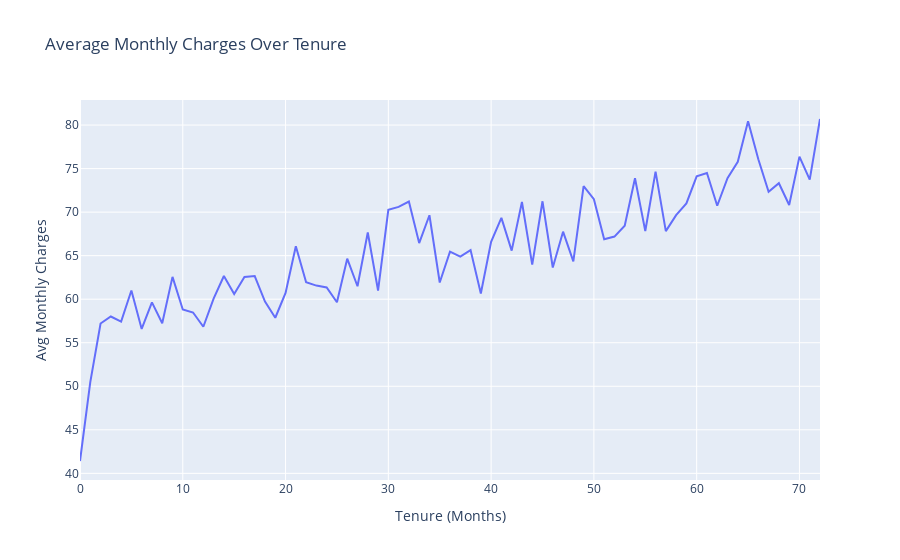

The notebook cell saved with this chart:
### Code cell
df_grouped = df.groupby("tenure")["MonthlyCharges"].mean().reset_index()
fig5 = px.line(df_grouped, x="tenure", y="MonthlyCharges",title="Average Monthly Charges Over Tenure",labels={"tenure": "Tenure (Months)", "MonthlyCharges": "Avg Monthly Charges"})
fig5.show()

### Figure 1 — Plotly figure (JSON) as saved in the notebook; plotly's stock layout.template omitted (floating-point values rounded to 4 significant figures)
{"data": [{"hovertemplate": "Tenure (Months)=%{x}<br>Avg Monthly Charges=%{y}<extra></extra>", "legendgroup": "", "line": {"color": "#636efa", "dash": "solid"}, "marker": {"symbol": "circle"}, "mode": "lines", "name": "", "orientation": "v", "showlegend": false, "type": "scatter", "x": [0, 1, 2, 3, 4, 5, 6, 7, 8, 9, 10, 11, 12, 13, 14, 15, 16, 17, 18, 19, 20, 21, 22, 23, 24, 25, 26, 27, 28, 29, 30, 31, 32, 33, 34, 35, 36, 37, 38, 39, 40, 41, 42, 43, 44, 45, 46, 47, 48, 49, 50, 51, 52, 53, 54, 55, 56, 57, 58, 59, 60, 61, 62, 63, 64, 65, 66, 67, 68, 69, 70, 71, 72], "xaxis": "x", "y": [41.42, 50.49, 57.21, 58.02, 57.43, 61.0, 56.59, 59.64, 57.25, 62.56, 58.82, 58.47, 56.84, 60.07, 62.67, 60.59, 62.55, 62.66, 59.73, 57.87, 60.71, 66.09, 61.94, 61.56, 61.34, 59.65, 64.65, 61.49, 67.66, 61.0, 70.26, 70.6, 71.22, 66.45, 69.64, 61.92, 65.46, 64.9, 65.64, 60.66, 66.58, 69.34, 65.58, 71.16, 63.97, 71.25, 63.64, 67.75, 64.34, 73.0, 71.49, 66.88, 67.19, 68.43, 73.88, 67.83, 74.66, 67.82, 69.66, 71.0, 74.12, 74.5, 70.73, 73.9, 75.78, 80.45, 76.06, 72.33, 73.32, 70.82, 76.38, 73.74, 80.7], "yaxis": "y"}], "layout": {"legend": {"tracegroupgap": 0}, "title": {"text": "Average Monthly Charges Over Tenure"}, "xaxis": {"anchor": "y", "domain": [0, 1], "title": {"text": "Tenure (Months)"}}, "yaxis": {"anchor": "x", "domain": [0, 1], "title": {"text": "Avg Monthly Charges"}}}}
